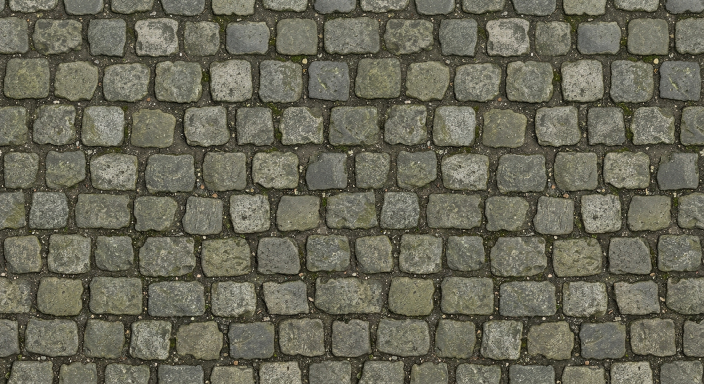
#> input picture ArtSource/_Archive/Iteration12/cobblestone.jpg, 1408 x 768 px, given in place of stone_albedo.png, which was not available (shown at 1/2 size)
$ python fix_tileable.py
#> lines starting #> are read from the running program, lines starting #| are printed output that depends on the picture; pictures that were not available may be replaced by others from this repository, and a replacement may not be noted
#!/usr/bin/env python3
"""Make PBR albedo/normal tiles seamless and clamp normal slopes for check_art.py.

The photographic 1024 sets were dropped in with visible wrap seams and steep
normal relief (stored z < 180). This tool repairs them in place:
  * albedo/normal: cross-fade the border band against a half-shifted copy so the
    tile wraps without a hard seam (center detail untouched), then equalize the
    mirrored border rows/columns toward their pair mean so the seam line itself
    is continuous;
  * normal: renormalize and scale XY relief so every stored z stays >= 186
    (uniform convention: all channels map -1..1 via value/127.5-1).

Usage: python Tools/fix_tileable.py [layer ...]   (defaults to the known set)
"""
import sys
from pathlib import Path

import numpy as np
from PIL import Image

ROOT = Path(__file__).resolve().parents[1]
FOLDER = ROOT / "Assets" / "Art" / "PBR"
DEFAULT_LAYERS = ["stone", "dirt", "grass", "grass-side", "bark",
                  "wood-end", "leaves", "sand", "gravel"]


def blend_pass(a, axis, band):
    """Cross-fade one axis: border pixels blend toward the half-shifted copy."""
    n = a.shape[axis]
    shifted = np.roll(a, n // 2, axis=axis)
    w = np.ones(n, dtype=np.float32)
    ramp = 0.5 * (1 + np.cos(np.linspace(0, np.pi, band)))  # 1 at border -> 0 inside
    w[:band] = ramp
    w[-band:] = ramp[::-1]
    shape = [1] * a.ndim
    shape[axis] = n
    w = w.reshape(shape)
    return a * (1 - w) + shifted * w


def equalize_axis(a, axis, band):
    """Pull mirrored border pairs toward their mean so the wrap line is continuous."""
    n = a.shape[axis]
    out = a.copy()
    for i in range(min(band, n // 2)):
        w = (1.0 - i / band) ** 2
        pair_mean = (np.take(out, i, axis=axis) + np.take(out, n - 1 - i, axis=axis)) * 0.5
        left = np.take(out, i, axis=axis)
        right = np.take(out, n - 1 - i, axis=axis)
        merged_left = left * (1 - w) + pair_mean * w
        merged_right = right * (1 - w) + pair_mean * w
        index = [slice(None)] * a.ndim
        index[axis] = i
        out[tuple(index)] = merged_left
        index[axis] = n - 1 - i
        out[tuple(index)] = merged_right
    return out


def make_tileable(a, band_ratio=0.18, seam_band=24):
    h, w = a.shape[:2]
    a = blend_pass(a, axis=1, band=max(4, int(w * band_ratio)))
    a = blend_pass(a, axis=0, band=max(4, int(h * band_ratio)))
    a = equalize_axis(a, axis=1, band=seam_band)
    a = equalize_axis(a, axis=0, band=seam_band)
    return a


def fix_albedo(path):
    im = Image.open(path).convert("RGB")
    a = np.asarray(im).astype(np.float32)
    a = make_tileable(a)
    out = Image.fromarray(np.clip(a, 0, 255).astype(np.uint8), "RGB")
    out.save(path, quality=95, subsampling=0)
    return out


def fix_normal(path):
    im = Image.open(path).convert("RGB")
    a = np.asarray(im).astype(np.float32)
    a = make_tileable(a)
    # Uniform convention: all channels map -1..1 via value/127.5-1.
    v = a / 127.5 - 1.0
    x = v[:, :, 0]
    y = v[:, :, 1]
    length = np.sqrt(x * x + y * y + 1e-8)
    limit = float(np.sqrt(1.0 - 0.47 ** 2))  # max |xy| keeping z >= 0.47 (stored >= 187)
    scale = min(1.0, limit / max(1e-4, float(length.max())))
    x = x * scale
    y = y * scale
    z = np.sqrt(np.clip(1.0 - x * x - y * y, 0.0, 1.0))
    out = np.stack([(x + 1.0) * 127.5, (y + 1.0) * 127.5, (z + 1.0) * 127.5], axis=2)
    Image.fromarray(np.clip(out, 0, 255).astype(np.uint8), "RGB").save(path)
    return float(z.min() * 127.5 + 127.5)


def seam_diff(a):
    return float(np.abs(a[0].astype(float) - a[-1]).mean()), float(
        np.abs(a[:, 0].astype(float) - a[:, -1]).mean())


def main():
    layers = sys.argv[1:] or DEFAULT_LAYERS
    for layer in layers:
        albedo = FOLDER / f"{layer}_albedo.jpg"
        if not albedo.exists():
            albedo = albedo.with_suffix(".png")
        normal = FOLDER / f"{layer}_normal.png"
        if not normal.exists():
            normal = normal.with_suffix(".jpg")
        fixed = fix_albedo(albedo)
#> in fix_albedo, im is the input picture: PIL image 1408x768 RGB; mean R, G, B 104.5, 103.1, 86.9
#> call 2 of blend_pass, with axis = 0, band = 138
#> in blend_pass (call 2), `shifted = np.roll(a, n // 2, axis=axis)`:
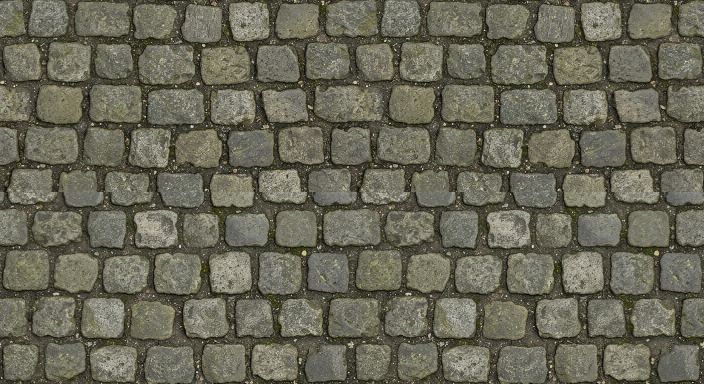
#> shifted: shape (768, 1408, 3) float32 (shown at 1/2 size); mean of channels 0, 1, 2 104.6, 103.1, 86.9; drawn as R, G, B
#> in blend_pass (call 2), `return a * (1 - w) + shifted * w`:
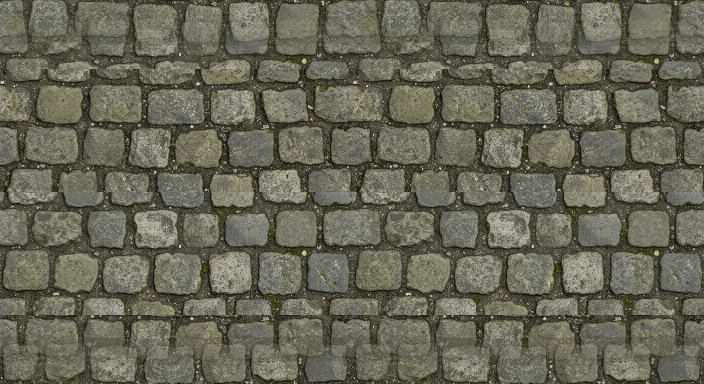
#> returned value: shape (768, 1408, 3) float32 (shown at 1/2 size); mean of channels 0, 1, 2 103.8, 102.4, 86.3; drawn as R, G, B
        dh, dw = seam_diff(np.asarray(fixed))
#> dh = 0; dw = 0
        zmin = fix_normal(normal)
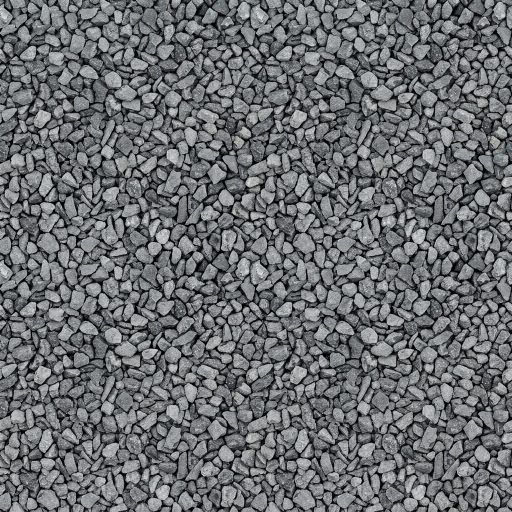
#> input picture ArtSource/_Archive/Iteration12/gravel.jpg, 1024 x 1024 px, given in place of stone_normal.jpg, which was not available (shown at 1/2 size)
#> in fix_normal, im is the input picture: PIL image 1024x1024 RGB; mean R, G, B 107.1, 110.2, 112.3
#> call 4 of blend_pass, with axis = 0, band = 184
#> in blend_pass (call 4), `shifted = np.roll(a, n // 2, axis=axis)`:
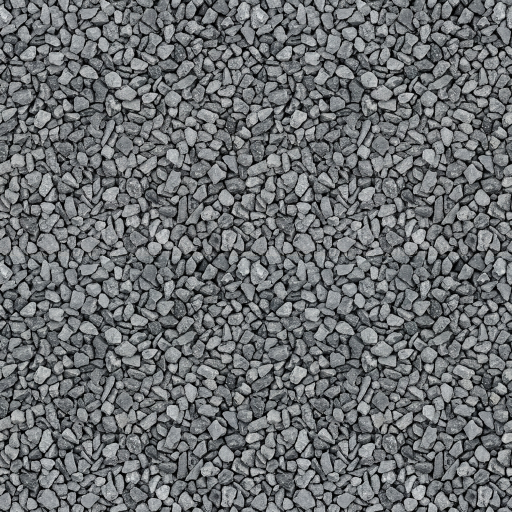
#> shifted: shape (1024, 1024, 3) float32 (shown at 1/2 size); mean of channels 0, 1, 2 107.1, 110.2, 112.3; drawn as R, G, B
#> in fix_normal, `length = np.sqrt(x * x + y * y + 1e-8)`:
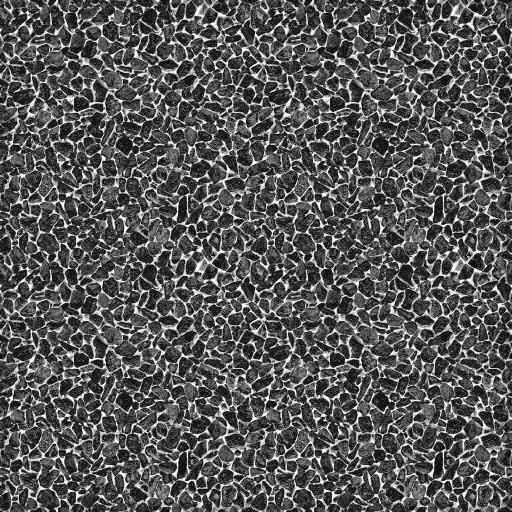
#> length: shape (1024, 1024) float32 (shown at 1/2 size); min 0.000608, max 1.41, mean 0.488; drawn with min black and max white
#> in fix_normal, `scale = min(1.0, limit / max(1e-4, float(length.max())))`: scale = 0.624
#> in fix_normal, `z = np.sqrt(np.clip(1.0 - x * x - y * y, 0.0, 1.0))`:
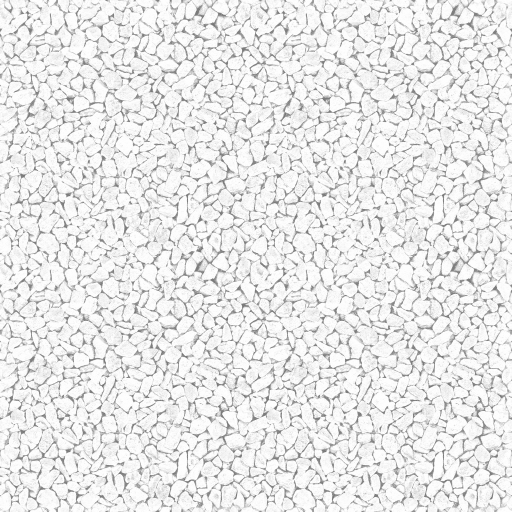
#> z: shape (1024, 1024) float32 (shown at 1/2 size); min 0.47, max 1, mean 0.911
#> in fix_normal, `out = np.stack([(x + 1.0) * 127.5, (y + 1.0) * 127.5, (z + 1.0) * 127...`:
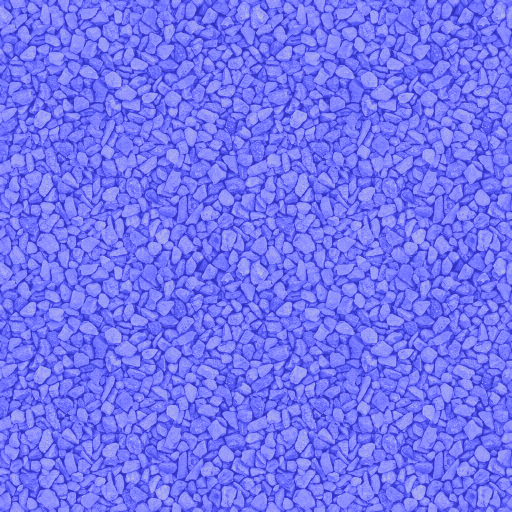
#> out: shape (1024, 1024, 3) float32 (shown at 1/2 size); mean of channels 0, 1, 2 114.8, 116.8, 244.5; drawn as R, G, B
#> zmin = 187.4
        print(f"{layer:12s} seams h={dh:5.2f} w={dw:5.2f}  normal z_min={zmin:6.2f}")
#| stone        seams h= 0.00 w= 0.00  normal z_min=187.42
    print("done:", len(layers), "sets repaired")


if __name__ == "__main__":
#> (the run stopped early here; a loop or call above may not have finished)
